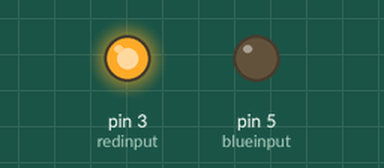
This sketch was run on a simulated Arduino Uno, built with avr-gcc and run on an emulated ATmega328P. Parts: output pins drawn as LEDs (lit = HIGH).

Above: at 0.1 s.
Timing chart, 0 to 1.6 s (numbered marks = the images above):
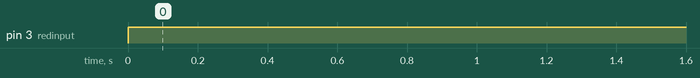

Measured:
- by itself, pin 3 (redinput): LOW → HIGH at 0.00 s

The sketch:

rgb_led_showing_answer.ino
```cpp
#define redinput 3
#define blueinput 5

//In this project you're asking a question which you know the answer.
//For example you know the capital of USA is Washington DC
//Where is the capital of USA?
//a-)New York
//b-)Los Angeles
//c-)Washington DC
//d-)Chicago


char b;
char c;
char d;


char a='c';//the answer has to write in this blank


void colors(int red, int green, int blue )
{
analogWrite(redinput, red);
analogWrite(blueinput, green);
}

void setup() {
  Serial.begin(9600);
pinMode(redinput, OUTPUT);
pinMode(blueinput, OUTPUT);

}

void loop() {
if(a == c){//Here you should equate the answer with the character 'a'
  colors(0,255,0);//green
}
 else{
  colors(255,0,0);//red
 }

}
```
